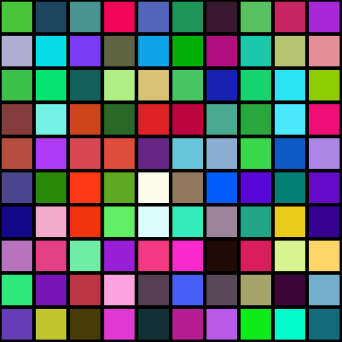

The Python source for this figure:
#!/usr/bin/env python3
# -*- coding: utf-8 -*-

# Copyright (c) 2014 Jérémie DECOCK (http://www.jdhp.org)

# Permission is hereby granted, free of charge, to any person obtaining a copy
# of this software and associated documentation files (the "Software"), to deal
# in the Software without restriction, including without limitation the rights
# to use, copy, modify, merge, publish, distribute, sublicense, and/or sell
# copies of the Software, and to permit persons to whom the Software is
# furnished to do so, subject to the following conditions:

# The above copyright notice and this permission notice shall be included in
# all copies or substantial portions of the Software.
 
# THE SOFTWARE IS PROVIDED "AS IS", WITHOUT WARRANTY OF ANY KIND, EXPRESS OR
# IMPLIED, INCLUDING BUT NOT LIMITED TO THE WARRANTIES OF MERCHANTABILITY,
# FITNESS FOR A PARTICULAR PURPOSE AND NONINFRINGEMENT. IN NO EVENT SHALL THE
# AUTHORS OR COPYRIGHT HOLDERS BE LIABLE FOR ANY CLAIM, DAMAGES OR OTHER
# LIABILITY, WHETHER IN AN ACTION OF CONTRACT, TORT OR OTHERWISE, ARISING FROM,
# OUT OF OR IN CONNECTION WITH THE SOFTWARE OR THE USE OR OTHER DEALINGS IN
# THE SOFTWARE.


# SEE:
# - http://cairographics.org/samples/
# - http://cairographics.org/documentation/pycairo/3/reference/index.html
# - http://cairographics.org/pycairo/tutorial/
# - http://www.tortall.net/mu/wiki/CairoTutorial

import cairo
import math
import random

WIDTH, HEIGHT = 256, 256

def main():
    """Main function"""

    # Image surfaces provide the ability to render to memory buffers either
    # allocated by cairo or by the calling code.
    # List of supported surfaces: http://www.cairographics.org/manual/cairo-surfaces.html
    surface = cairo.SVGSurface("grid_example_2.svg", WIDTH, HEIGHT)

    # cairo.Context is the object that you send your drawing commands to.
    context = cairo.Context(surface)

    # Normalizing the canvas ([0,1],[0,1]) -> ([0,WIDTH],[0,HEIGHT])
    context.scale(WIDTH, HEIGHT)

    ### DRAW ###
     
    # context.set_source_rgb(0., 0., 0.)
    # context.set_source_rgba(0., 0., 0., 1.)
    #   Sets the source pattern within context to an opaque color. This opaque color
    #   will then be used for any subsequent drawing operation until a new source
    #   pattern is set.
    #   The color components are floating point numbers in the range 0 to 1. If
    #   the values passed in are outside that range, they will be clamped.
    #   The default source pattern is opaque black, (that is, it is equivalent to
    #   cairo_set_source_rgb(context, 0.0, 0.0, 0.0)).
    #   Using set_source_rgb(r, g, b) is equivalent to using
    #   set_source_rgba(r, g, b, 1.0), and it sets your source color to use
    #   full opacity. 
    #
    # context.stroke()
    #   The stroke() operation takes a virtual pen along the current path
    #   according to the current line width, line join, line cap, and dash
    #   settings. After cairo_stroke(), the current path will be cleared from
    #   the cairo context.
    #   See http://www.cairographics.org/manual/cairo-cairo-t.html#cairo-stroke
    #
    # context.fill()
    #   A drawing operator that fills the current path according to the current
    #   fill rule, (each sub-path is implicitly closed before being filled).
    #   After cairo_fill(), the current path will be cleared from the cairo
    #   context.
    #   See http://www.cairographics.org/manual/cairo-cairo-t.html#cairo-fill

    for x in range(10):
        for y in range(10):

            # FILL...

            context.set_source_rgb(random.random(), random.random(), random.random())
            context.rectangle(0.1 * x, 0.1 * y, 0.1, 0.1)
            context.fill_preserve()                # <- PRESERVE PATH FOR STROKE !!!

            # ...AND STROKE

            context.set_source_rgb(0, 0, 0)
            context.set_line_width(0.01)
            context.stroke()


    ### WRITE THE SVG FILE ###

    surface.finish()

if __name__ == '__main__':
    main()
